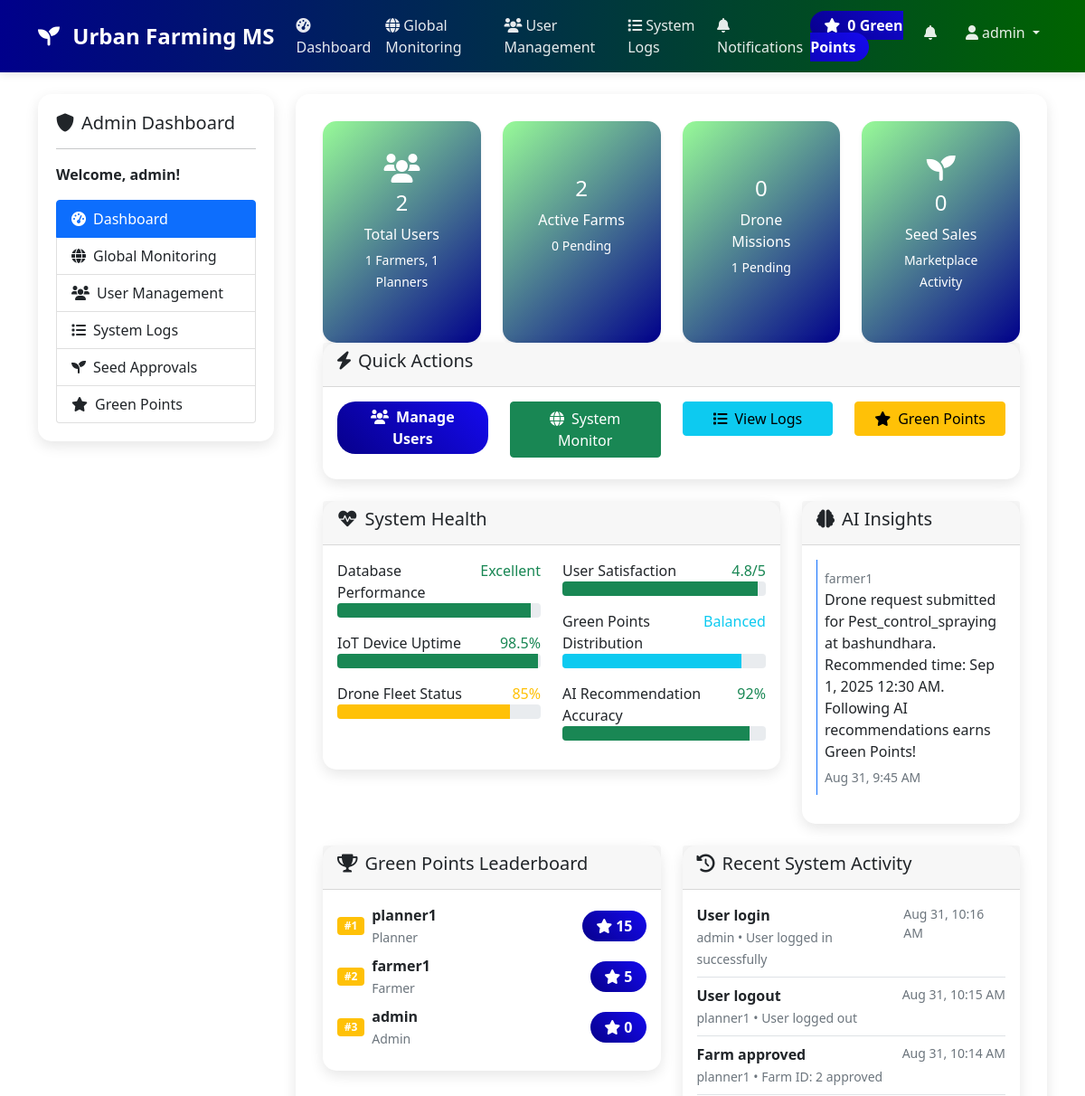
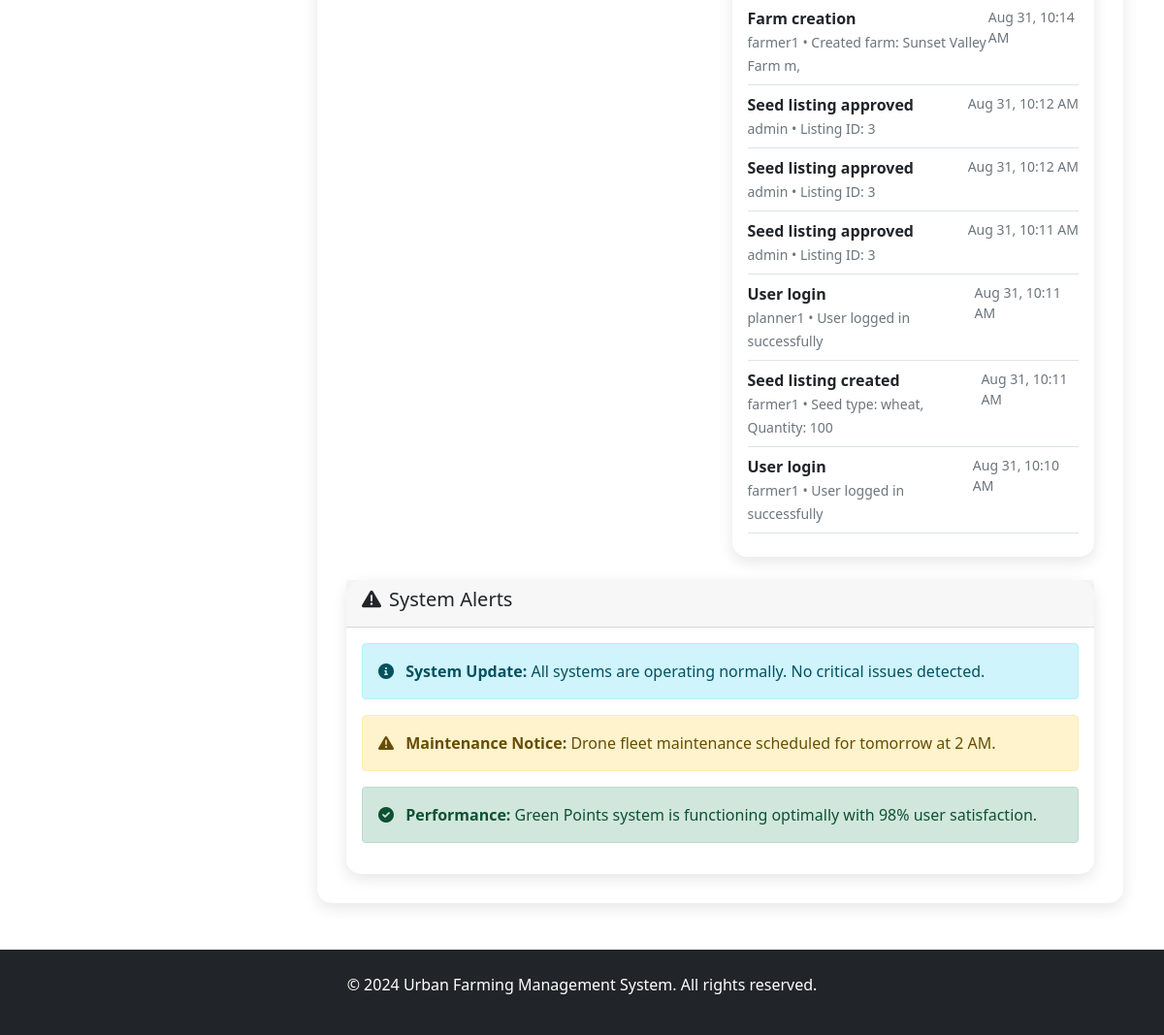
Page /admin_dashboard.php (signed in) on the committed database (2 pictures, top to bottom).
### tables this page shows
CREATE TABLE `ai_recommendations` (
  `id` int(11) NOT NULL,
  `user_id` int(11) NOT NULL,
  `recommendation_type` enum('drone_type','timing','irrigation','pest_control') NOT NULL,
  `recommendation_text` text NOT NULL,
  `sensor_data` longtext DEFAULT NULL CHECK (json_valid(`sensor_data`)),
  `is_followed` tinyint(1) DEFAULT 0,
  `green_points_earned` int(11) DEFAULT 0,
  `created_at` timestamp NOT NULL DEFAULT current_timestamp()
);

CREATE TABLE `users` (
  `id` int(11) NOT NULL,
  `username` varchar(50) NOT NULL,
  `email` varchar(100) NOT NULL,
  `password_hash` varchar(255) NOT NULL,
  `role` enum('farmer','planner','admin') NOT NULL,
  `green_points` int(11) DEFAULT 0,
  `created_at` timestamp NOT NULL DEFAULT current_timestamp(),
  `updated_at` timestamp NOT NULL DEFAULT current_timestamp() ON UPDATE current_timestamp()
);

CREATE TABLE `system_logs` (
  `id` int(11) NOT NULL,
  `user_id` int(11) DEFAULT NULL,
  `action` varchar(100) NOT NULL,
  `details` text DEFAULT NULL,
  `ip_address` varchar(45) DEFAULT NULL,
  `created_at` timestamp NOT NULL DEFAULT current_timestamp()
);

### admin_dashboard.php (the view, shortened to what the rows shown need)
<?php
$database = new Database();
$db = $database->getConnection();
$logs_query = "SELECT sl.*, u.username
               FROM system_logs sl
               LEFT JOIN users u ON sl.user_id = u.id
               ORDER BY sl.created_at DESC
               LIMIT 10";
$logs_stmt = $db->prepare($logs_query);
$logs_stmt->execute();
$logs = $logs_stmt->fetchAll(PDO::FETCH_ASSOC);
$leaderboard_query = "SELECT username, green_points, role
                     FROM users
                     ORDER BY green_points DESC
                     LIMIT 10";
$leaderboard_stmt = $db->prepare($leaderboard_query);
$leaderboard_stmt->execute();
$leaderboard = $leaderboard_stmt->fetchAll(PDO::FETCH_ASSOC);
$ai_recommendations_query = "SELECT ar.*, u.username
                            FROM ai_recommendations ar
                            JOIN users u ON ar.user_id = u.id
                            ORDER BY ar.created_at DESC
                            LIMIT 5";
$ai_recommendations_stmt = $db->prepare($ai_recommendations_query);
$ai_recommendations_stmt->execute();
$ai_recommendations = $ai_recommendations_stmt->fetchAll(PDO::FETCH_ASSOC);
include 'includes/header.php';
?>
<div class="row">
    <div class="col-md-9">
        <div class="main-content">
            <div class="row mb-4">
                <div class="col-md-4">
                    <div class="card">
                        <div class="card-body">
                            <?php if(empty($ai_recommendations)): ?>
                                <p class="text-muted">No AI insights available.</p>
                            <?php else: ?>
                                <?php foreach($ai_recommendations as $rec): ?>
                                    <div class="mb-3 p-2 border-start border-primary">
                                        <small class="text-muted"><?php echo htmlspecialchars($rec['username']); ?></small>
                                        <p class="mb-1"><?php echo htmlspecialchars($rec['recommendation_text']); ?></p>
                                        <small class="text-muted"><?php echo date('M j, g:i A', strtotime($rec['created_at'])); ?></small>
                                    </div>
                                <?php endforeach; ?>
                            <?php endif; ?>
                        </div>
                    </div>
                </div>
            </div>
            <div class="row mb-4">
                <div class="col-md-6">
                    <div class="card">
                        <div class="card-body">
                            <?php if(empty($leaderboard)): ?>
                                <p class="text-muted">No leaderboard data available.</p>
                            <?php else: ?>
                                <?php foreach($leaderboard as $index => $user): ?>
                                    <div class="d-flex justify-content-between align-items-center mb-2">
                                        <div class="d-flex align-items-center">
                                            <span class="badge bg-<?php echo $index < 3 ? 'warning' : 'secondary'; ?> me-2">
                                                #<?php echo $index + 1; ?>
                                            </span>
                                            <div>
                                                <strong><?php echo htmlspecialchars($user['username']); ?></strong>
                                                <br>
                                                <small class="text-muted"><?php echo ucfirst($user['role']); ?></small>
                                            </div>
                                        </div>
                                        <div class="green-points">
                                            <i class="fas fa-star me-1"></i><?php echo $user['green_points']; ?>
                                        </div>
                                    </div>
                                <?php endforeach; ?>
                            <?php endif; ?>
                        </div>
                    </div>
                </div>
                <div class="col-md-6">
                    <div class="card">
                        <div class="card-body">
                            <?php if(empty($logs)): ?>
                                <p class="text-muted">No recent activity.</p>
                            <?php else: ?>
                                <?php foreach($logs as $log): ?>
                                    <div class="border-bottom pb-2 mb-2">
                                        <div class="d-flex justify-content-between align-items-start">
                                            <div>
                                                <strong><?php echo ucfirst(str_replace('_', ' ', $log['action'])); ?></strong>
                                                <br>
                                                <small class="text-muted">
                                                    <?php echo htmlspecialchars($log['username'] ?? 'System'); ?> •
                                                    <?php echo htmlspecialchars($log['details']); ?>
                                                </small>
                                            </div>
                                            <small class="text-muted">
                                                <?php echo date('M j, g:i A', strtotime($log['created_at'])); ?>
                                            </small>
                                        </div>
                                    </div>
                                <?php endforeach; ?>
                            <?php endif; ?>
                        </div>
                    </div>
                </div>
            </div>
        </div>
    </div>
</div>
<?php include 'includes/footer.php'; ?>

### rows in the picture
ai_recommendations: user.username "farmer1", recommendation_text "Drone request submitted for Pest_control_spraying at bashundhara. Recommended time: Sep 1, 2025 12:30 AM. Following AI recommendations earns Green Points!", created_at "Aug 31, 9:45 AM"
users: username "planner1", role "Planner", green_points "15"
users: username "farmer1", role "Farmer", green_points "5"
users: username "admin", role "Admin", green_points "0"
system_logs: action "User login", user.username "admin", details "User logged in successfully", created_at "Aug 31, 10:16 AM"
system_logs: action "User logout", user.username "planner1", details "User logged out", created_at "Aug 31, 10:15 AM"
system_logs: action "Farm approved", user.username "planner1", details "Farm ID: 2 approved", created_at "Aug 31, 10:14 AM"
system_logs: action "Farm creation", user.username "farmer1", details "Created farm: Sunset Valley Farm m,", created_at "Aug 31, 10:14 AM"
system_logs: action "Seed listing approved", user.username "admin", details "Listing ID: 3", created_at "Aug 31, 10:12 AM"
system_logs: action "Seed listing approved", user.username "admin", details "Listing ID: 3", created_at "Aug 31, 10:12 AM"
system_logs: action "Seed listing approved", user.username "admin", details "Listing ID: 3", created_at "Aug 31, 10:11 AM"
system_logs: action "User login", user.username "planner1", details "User logged in successfully", created_at "Aug 31, 10:11 AM"
system_logs: action "Seed listing created", user.username "farmer1", details "Seed type: wheat, Quantity: 100", created_at "Aug 31, 10:11 AM"
system_logs: action "User login", user.username "farmer1", details "User logged in successfully", created_at "Aug 31, 10:10 AM"

### other values in the picture
$_SESSION['green_points'] "0"
$_SESSION['username'] "admin"
$stats['total_farmers'] + $stats['total_planners'] "2"
$stats['total_farmers'] "1"
$stats['total_planners'] "1"
$stats['approved_farms'] "2"
$stats['pending_farms'] "0"
$stats['completed_drones'] "0"
$stats['pending_drones'] "1"
$stats['seed_transactions'] "0"
